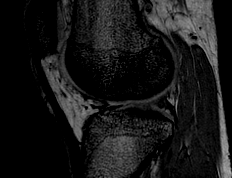
%> input picture Lab3/img3_a.bmp, 232 x 178 px
$ octave Lab3_1.m   (GNU Octave 9; MATLAB toolbox functions it lacks are replaced by stand-ins)
%> lines starting %> are read from the running program, lines starting %| are printed output that depends on the picture
a = imread('img3_a.bmp');
%> a is the input picture: size 178x232x3 uint8; min 0, max 173, mean 23.1
b = imread('img3_b.bmp');
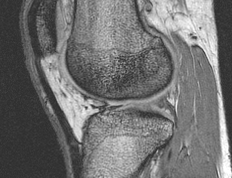
%> input picture Lab3/img3_b.bmp, 232 x 178 px
%> b is the input picture: size 178x232x3 uint8; min 47, max 255, mean 112.6
c = imread('img3_c.bmp');
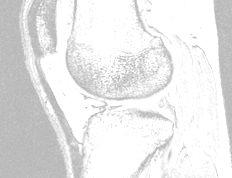
%> input picture Lab3/img3_c.bmp, 232 x 178 px
%> c is the input picture: size 178x232x3 uint8; min 183, max 255, mean 231.5

imshow(a)
figure, imshow(b)
figure, imshow(c)

figure, histogram(a);
%> after `histogram(a)`:
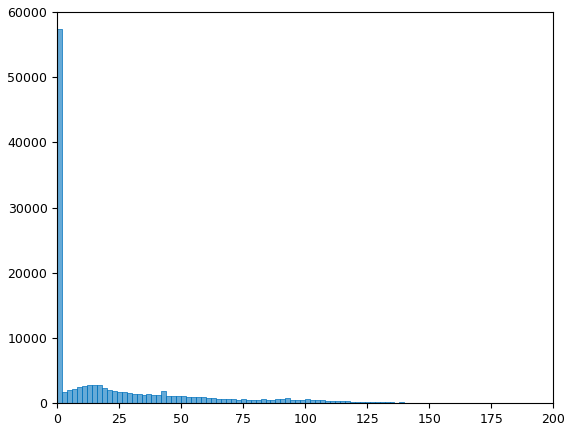
%> figure redrawn from the program's plot data; tallest bar 57411 high, from x = 0 to 2
figure, histogram(b);
%> after `histogram(b)`:
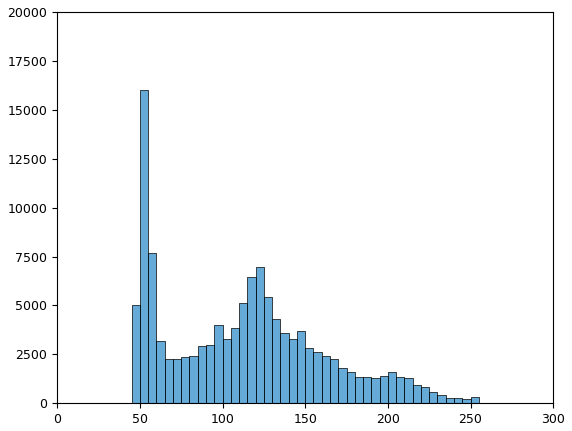
%> figure redrawn from the program's plot data; tallest bar 15999 high, from x = 50 to 55
figure, histogram(c);
%> after `histogram(c)`:
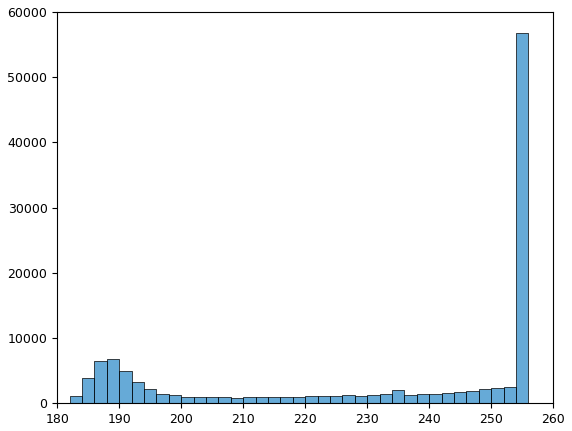
%> figure redrawn from the program's plot data; tallest bar 56793 high, from x = 254 to 256

figure, imhist(a);
%> after `imhist(a)`:
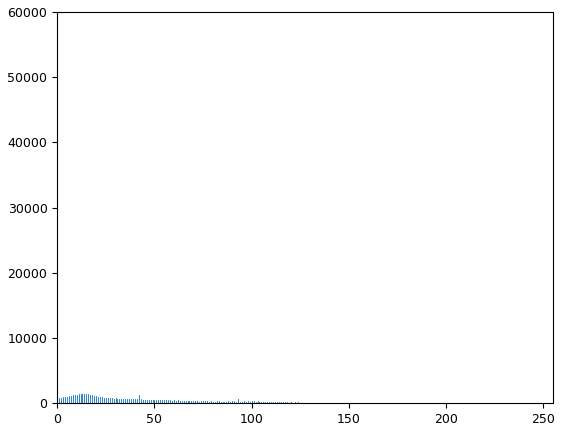
%> figure redrawn from the program's plot data; highest point at x = 0, y = 56598
figure, imhist(b);
%> after `imhist(b)`:
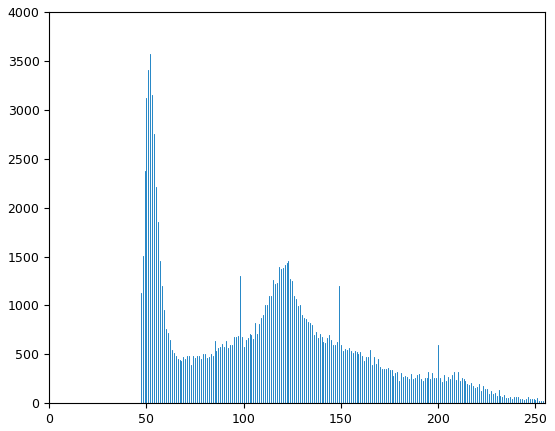
%> figure redrawn from the program's plot data; highest point at x = 52, y = 3573
figure, imhist(c);
